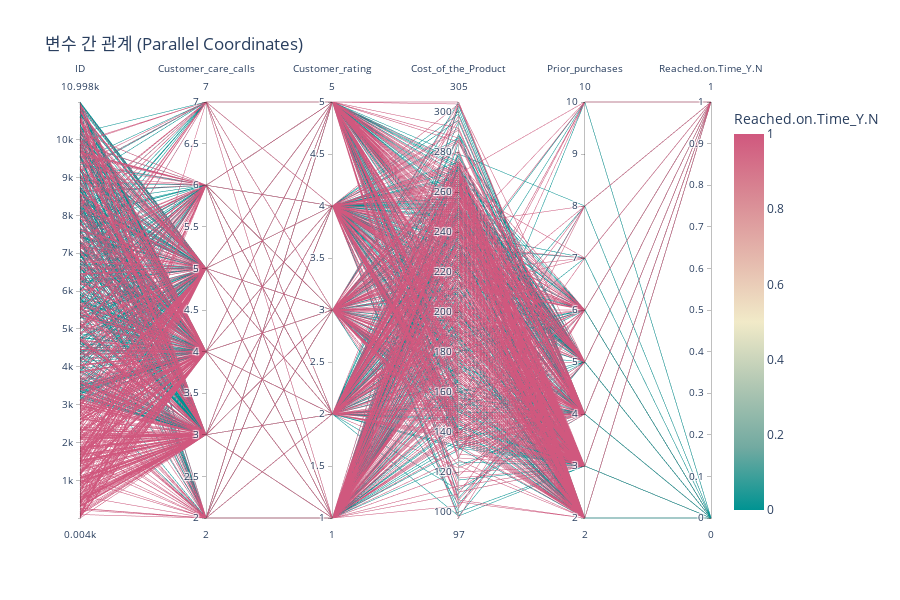

The cell this chart's notebook holds for it:
### Code cell
# Parallel Coordinates Plot
if len(numeric_cols) >= 3:
    sample_df = df.sample(min(1000, len(df)))  # 샘플링으로 성능 개선
    
    fig = px.parallel_coordinates(
        sample_df,
        dimensions=numeric_cols[:5] + [target_col],  # 최대 5개 변수
        color=target_col,
        title='변수 간 관계 (Parallel Coordinates)',
        color_continuous_scale=px.colors.diverging.Tealrose
    )
    fig.update_layout(height=600, template='plotly_white')
    fig.show()

### Figure 1 — Plotly figure (JSON) as saved in the notebook; plotly's stock layout.template omitted (floating-point values rounded to 4 significant figures; data arrays with more than 128 entries replaced by an {"elided": "..."} marker saying what was removed)
{"data": [{"dimensions": [{"label": "ID", "values": {"elided": "1000 int values"}}, {"label": "Customer_care_calls", "values": {"elided": "1000 int values"}}, {"label": "Customer_rating", "values": {"elided": "1000 int values"}}, {"label": "Cost_of_the_Product", "values": {"elided": "1000 int values"}}, {"label": "Prior_purchases", "values": {"elided": "1000 int values"}}, {"label": "Reached.on.Time_Y.N", "values": {"elided": "1000 int values"}}], "domain": {"x": [0, 1], "y": [0, 1]}, "line": {"color": {"elided": "1000 int values"}, "coloraxis": "coloraxis"}, "name": "", "type": "parcoords"}], "layout": {"coloraxis": {"colorbar": {"title": {"text": "Reached.on.Time_Y.N"}}, "colorscale": [[0, "rgb(0, 147, 146)"], [0.1667, "rgb(114, 170, 161)"], [0.3333, "rgb(177, 199, 179)"], [0.5, "rgb(241, 234, 200)"], [0.6667, "rgb(229, 185, 173)"], [0.8333, "rgb(217, 137, 148)"], [1, "rgb(208, 88, 126)"]]}, "height": 600, "legend": {"tracegroupgap": 0}, "title": {"text": "변수 간 관계 (Parallel Coordinates)"}}}
